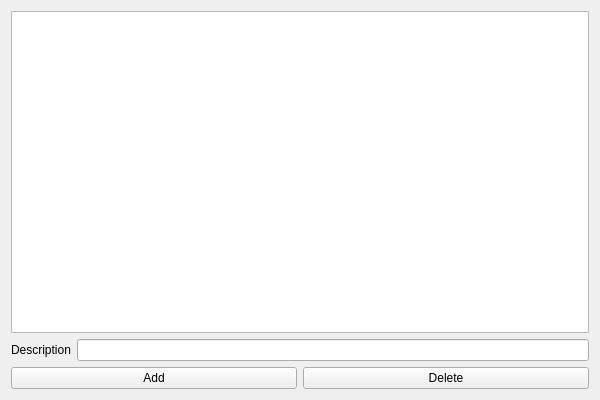
<?xml version="1.0" encoding="UTF-8"?>
<ui version="4.0">
 <class>TesterClass</class>
 <widget class="QWidget" name="TesterClass">
  <property name="geometry">
   <rect>
    <x>0</x>
    <y>0</y>
    <width>600</width>
    <height>400</height>
   </rect>
  </property>
  <property name="windowTitle">
   <string>Tester</string>
  </property>
  <layout class="QVBoxLayout" name="verticalLayout">
   <item>
    <widget class="QListWidget" name="issueList"/>
   </item>
   <item>
    <layout class="QFormLayout" name="formLayout">
     <item row="0" column="0">
      <widget class="QLabel" name="label">
       <property name="text">
        <string>Description</string>
       </property>
      </widget>
     </item>
     <item row="0" column="1">
      <widget class="QLineEdit" name="descriptionEdit"/>
     </item>
    </layout>
   </item>
   <item>
    <layout class="QHBoxLayout" name="horizontalLayout">
     <item>
      <widget class="QPushButton" name="addButton">
       <property name="text">
        <string>Add</string>
       </property>
      </widget>
     </item>
     <item>
      <widget class="QPushButton" name="deleteButton">
       <property name="text">
        <string>Delete</string>
       </property>
      </widget>
     </item>
    </layout>
   </item>
  </layout>
 </widget>
 <layoutdefault spacing="6" margin="11"/>
 <resources>
  <include location="Tester.qrc"/>
 </resources>
 <connections/>
</ui>
